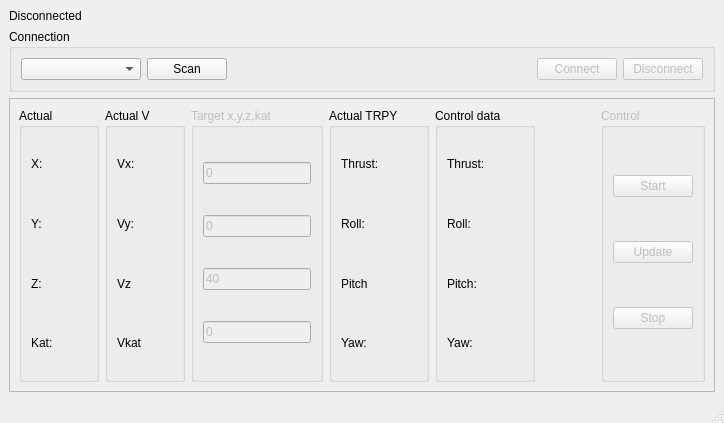
<?xml version="1.0" encoding="UTF-8"?>
<ui version="4.0">
 <class>MainWindow</class>
 <widget class="QMainWindow" name="MainWindow">
  <property name="geometry">
   <rect>
    <x>0</x>
    <y>0</y>
    <width>724</width>
    <height>423</height>
   </rect>
  </property>
  <property name="windowTitle">
   <string>MainWindow</string>
  </property>
  <widget class="QWidget" name="centralwidget">
   <layout class="QVBoxLayout" name="verticalLayout">
    <item>
     <widget class="QLabel" name="l_conn">
      <property name="sizePolicy">
       <sizepolicy hsizetype="Preferred" vsizetype="Fixed">
        <horstretch>0</horstretch>
        <verstretch>0</verstretch>
       </sizepolicy>
      </property>
      <property name="text">
       <string>Disconnected</string>
      </property>
     </widget>
    </item>
    <item>
     <widget class="QGroupBox" name="gb_connection">
      <property name="sizePolicy">
       <sizepolicy hsizetype="Preferred" vsizetype="Fixed">
        <horstretch>0</horstretch>
        <verstretch>0</verstretch>
       </sizepolicy>
      </property>
      <property name="title">
       <string>Connection</string>
      </property>
      <layout class="QHBoxLayout" name="horizontalLayout">
       <item>
        <widget class="QComboBox" name="cb_device">
         <property name="minimumSize">
          <size>
           <width>120</width>
           <height>20</height>
          </size>
         </property>
        </widget>
       </item>
       <item>
        <widget class="QPushButton" name="pb_scan">
         <property name="text">
          <string>Scan</string>
         </property>
        </widget>
       </item>
       <item>
        <spacer name="horizontalSpacer">
         <property name="orientation">
          <enum>Qt::Horizontal</enum>
         </property>
         <property name="sizeHint" stdset="0">
          <size>
           <width>40</width>
           <height>20</height>
          </size>
         </property>
        </spacer>
       </item>
       <item>
        <widget class="QPushButton" name="pb_conn">
         <property name="enabled">
          <bool>false</bool>
         </property>
         <property name="text">
          <string>Connect</string>
         </property>
        </widget>
       </item>
       <item>
        <widget class="QPushButton" name="pb_disc">
         <property name="enabled">
          <bool>false</bool>
         </property>
         <property name="text">
          <string>Disconnect</string>
         </property>
        </widget>
       </item>
      </layout>
     </widget>
    </item>
    <item>
     <widget class="QFrame" name="frame_2">
      <property name="frameShape">
       <enum>QFrame::StyledPanel</enum>
      </property>
      <property name="frameShadow">
       <enum>QFrame::Raised</enum>
      </property>
      <layout class="QHBoxLayout" name="horizontalLayout_2">
       <item>
        <widget class="QGroupBox" name="gb_actual">
         <property name="minimumSize">
          <size>
           <width>80</width>
           <height>0</height>
          </size>
         </property>
         <property name="title">
          <string>Actual</string>
         </property>
         <layout class="QVBoxLayout" name="verticalLayout_3">
          <item>
           <widget class="QLabel" name="l_x">
            <property name="text">
             <string>X: </string>
            </property>
           </widget>
          </item>
          <item>
           <widget class="QLabel" name="l_y">
            <property name="text">
             <string>Y: </string>
            </property>
           </widget>
          </item>
          <item>
           <widget class="QLabel" name="l_z">
            <property name="text">
             <string>Z: </string>
            </property>
           </widget>
          </item>
          <item>
           <widget class="QLabel" name="l_theta">
            <property name="text">
             <string>Kat: </string>
            </property>
           </widget>
          </item>
         </layout>
        </widget>
       </item>
       <item>
        <widget class="QGroupBox" name="groupBox">
         <property name="minimumSize">
          <size>
           <width>80</width>
           <height>0</height>
          </size>
         </property>
         <property name="title">
          <string>Actual V</string>
         </property>
         <layout class="QVBoxLayout" name="verticalLayout_6">
          <item>
           <widget class="QLabel" name="l_vx">
            <property name="text">
             <string>Vx: </string>
            </property>
           </widget>
          </item>
          <item>
           <widget class="QLabel" name="l_vy">
            <property name="text">
             <string>Vy: </string>
            </property>
           </widget>
          </item>
          <item>
           <widget class="QLabel" name="l_vz">
            <property name="text">
             <string>Vz</string>
            </property>
           </widget>
          </item>
          <item>
           <widget class="QLabel" name="l_vtheta">
            <property name="text">
             <string>Vkat</string>
            </property>
           </widget>
          </item>
         </layout>
        </widget>
       </item>
       <item>
        <widget class="QGroupBox" name="gb_target">
         <property name="enabled">
          <bool>false</bool>
         </property>
         <property name="title">
          <string>Target x,y,z,kat</string>
         </property>
         <layout class="QVBoxLayout" name="verticalLayout_4">
          <item>
           <widget class="QLineEdit" name="en_x">
            <property name="text">
             <string>0</string>
            </property>
           </widget>
          </item>
          <item>
           <widget class="QLineEdit" name="en_y">
            <property name="text">
             <string>0</string>
            </property>
           </widget>
          </item>
          <item>
           <widget class="QLineEdit" name="en_z">
            <property name="text">
             <string>40</string>
            </property>
           </widget>
          </item>
          <item>
           <widget class="QLineEdit" name="en_theta">
            <property name="text">
             <string>0</string>
            </property>
           </widget>
          </item>
         </layout>
        </widget>
       </item>
       <item>
        <widget class="QGroupBox" name="groupBox_2">
         <property name="minimumSize">
          <size>
           <width>100</width>
           <height>0</height>
          </size>
         </property>
         <property name="title">
          <string>Actual TRPY</string>
         </property>
         <layout class="QVBoxLayout" name="verticalLayout_7">
          <item>
           <widget class="QLabel" name="l_thrust_a">
            <property name="text">
             <string>Thrust:</string>
            </property>
           </widget>
          </item>
          <item>
           <widget class="QLabel" name="l_roll_a">
            <property name="text">
             <string>Roll:</string>
            </property>
           </widget>
          </item>
          <item>
           <widget class="QLabel" name="l_pitch_a">
            <property name="text">
             <string>Pitch</string>
            </property>
           </widget>
          </item>
          <item>
           <widget class="QLabel" name="l_yaw_a">
            <property name="text">
             <string>Yaw:</string>
            </property>
           </widget>
          </item>
         </layout>
        </widget>
       </item>
       <item>
        <widget class="QGroupBox" name="gb_ctrl_data">
         <property name="minimumSize">
          <size>
           <width>100</width>
           <height>0</height>
          </size>
         </property>
         <property name="title">
          <string>Control data</string>
         </property>
         <layout class="QVBoxLayout" name="verticalLayout_2">
          <item>
           <widget class="QLabel" name="l_thrust">
            <property name="text">
             <string>Thrust: </string>
            </property>
           </widget>
          </item>
          <item>
           <widget class="QLabel" name="l_roll">
            <property name="text">
             <string>Roll:</string>
            </property>
           </widget>
          </item>
          <item>
           <widget class="QLabel" name="l_pitch">
            <property name="text">
             <string>Pitch:</string>
            </property>
           </widget>
          </item>
          <item>
           <widget class="QLabel" name="l_yaw">
            <property name="text">
             <string>Yaw:</string>
            </property>
           </widget>
          </item>
         </layout>
        </widget>
       </item>
       <item>
        <spacer name="horizontalSpacer_2">
         <property name="orientation">
          <enum>Qt::Horizontal</enum>
         </property>
         <property name="sizeHint" stdset="0">
          <size>
           <width>40</width>
           <height>20</height>
          </size>
         </property>
        </spacer>
       </item>
       <item>
        <widget class="QGroupBox" name="gb_control">
         <property name="enabled">
          <bool>false</bool>
         </property>
         <property name="title">
          <string>Control</string>
         </property>
         <layout class="QVBoxLayout" name="verticalLayout_5">
          <item>
           <widget class="QPushButton" name="pb_start">
            <property name="text">
             <string>Start</string>
            </property>
           </widget>
          </item>
          <item>
           <widget class="QPushButton" name="pb_update">
            <property name="text">
             <string>Update</string>
            </property>
           </widget>
          </item>
          <item>
           <widget class="QPushButton" name="pb_stop">
            <property name="text">
             <string>Stop</string>
            </property>
           </widget>
          </item>
         </layout>
        </widget>
       </item>
      </layout>
     </widget>
    </item>
   </layout>
  </widget>
  <widget class="QMenuBar" name="menubar">
   <property name="geometry">
    <rect>
     <x>0</x>
     <y>0</y>
     <width>724</width>
     <height>21</height>
    </rect>
   </property>
  </widget>
  <widget class="QStatusBar" name="statusbar"/>
 </widget>
 <resources/>
 <connections/>
</ui>
